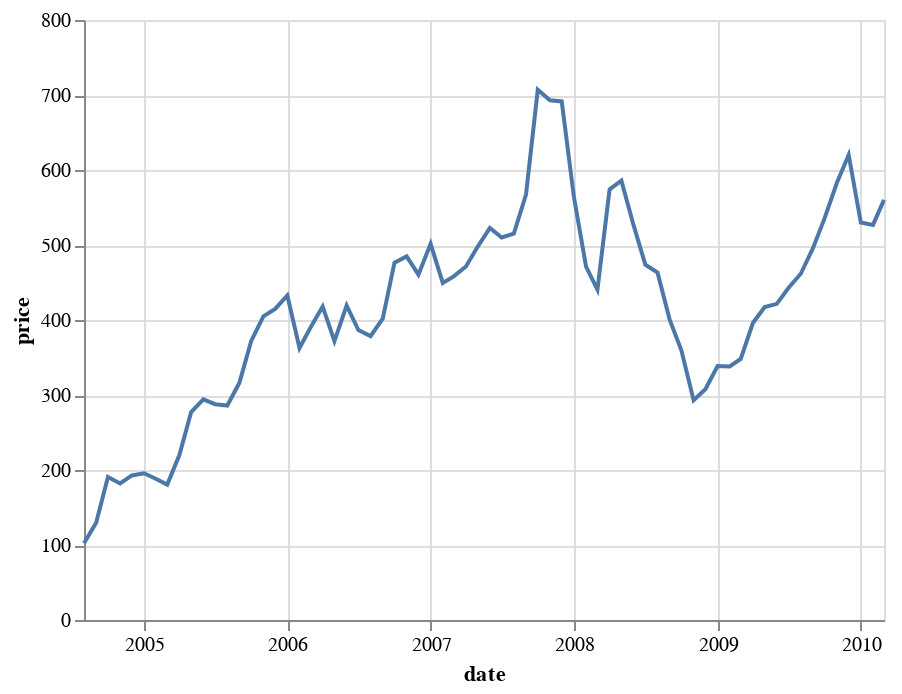

The code cell stored with this chart in its notebook:
### Markdown cell above
### Data transform in Vega-Lite

### Code cell
alt.Chart(stocks).mark_line().encode(
    x='date:T',
    y='price:Q'
).transform_filter("datum.symbol == 'GOOG'")

### Figure 1 — Vega-Lite specification as saved in the notebook (floating-point values rounded to 4 significant figures; data arrays with more than 128 entries replaced by an {"elided": "..."} marker saying what was removed)
{"config": {"view": {"continuousWidth": 400, "continuousHeight": 300}}, "data": {"name": "data-96e857a61c6b623bafe23440d582a500"}, "mark": "line", "encoding": {"x": {"type": "temporal", "field": "date"}, "y": {"type": "quantitative", "field": "price"}}, "transform": [{"filter": "datum.symbol == 'GOOG'"}], "$schema": "https://vega.github.io/schema/vega-lite/v4.0.0.json", "datasets": {"data-96e857a61c6b623bafe23440d582a500": {"elided": "560 records"}}}
